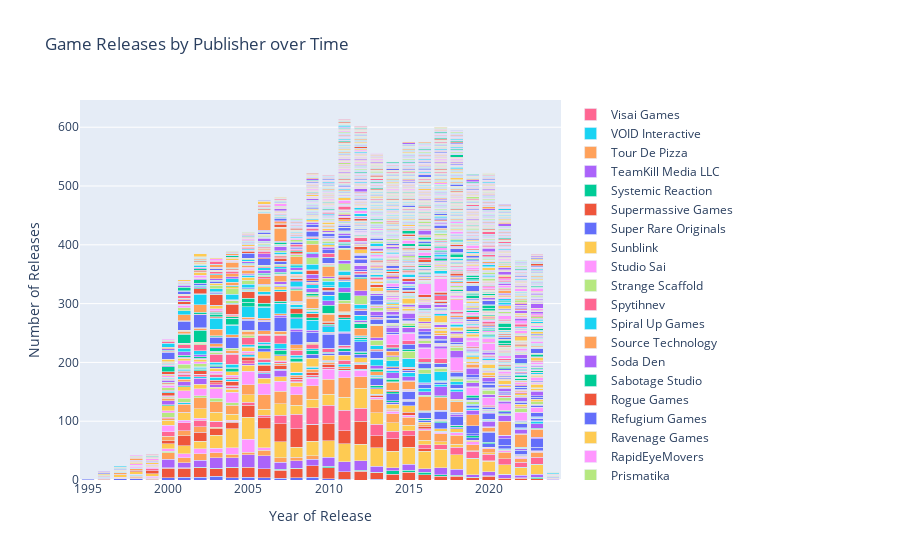

This figure's notebook cell:
### Code cell
games_df = games_df.copy()
games_df['Release Date'] = pd.to_datetime(games_df['Release Date'])

games_df['Year'] = games_df['Release Date'].dt.year

# Group by year and publisher and count the number of releases
release_yr_publisher = games_df.groupby(['Year', 'Publisher']).size().reset_index(name='Release Count')

# Create trace for each publisher
data = []
for publisher in release_yr_publisher['Publisher'].unique():
    publisher_data = release_yr_publisher[release_yr_publisher['Publisher'] == publisher]
    trace = go.Bar(x=publisher_data['Year'],
                   y=publisher_data['Release Count'],
                   name=publisher)
    data.append(trace)

# Create layout
layout = go.Layout(title='Game Releases by Publisher over Time',
                   xaxis=dict(title='Year of Release'),
                   yaxis=dict(title='Number of Releases'),
                   barmode='stack')
fig = go.Figure(data=data, layout=layout)
fig.show()
plt.savefig('release_publisher_ot.png')
